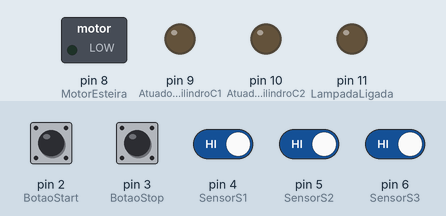
Simulated run of this sketch. Board: Arduino Uno, built with avr-gcc and run on an emulated ATmega328P. On the bench: switched loads named in the sketch (green lamp = pin HIGH), output pins drawn as LEDs (lit = HIGH). The test bench sets the inputs (shaded band); at power-on: pin 2 (BotaoStart), pin 3 (BotaoStop), pin 4 (SensorS1), pin 5 (SensorS2), pin 6 (SensorS3) HIGH.

Above: at 1.2 s.
1.3 s: pin 2 (BotaoStart) pulled LOW for 0.15 s
At 1.6 s:
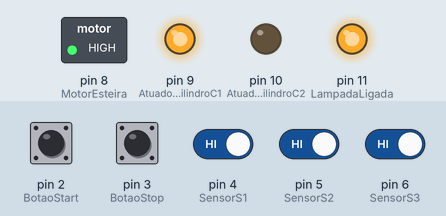
2.9 s: pin 4 (SensorS1) driven LOW
At 4.1 s:
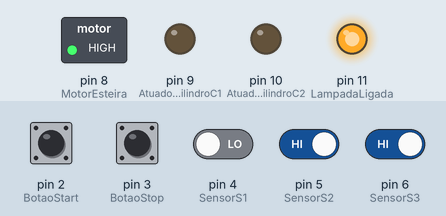
4.4 s: pin 3 (BotaoStop) pulled LOW for 0.15 s
At 5.2 s:
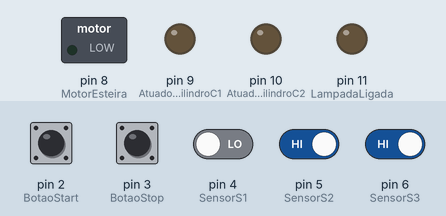
6.0 s: pin 2 (BotaoStart) pulled LOW for 1 s
At 7.1 s:
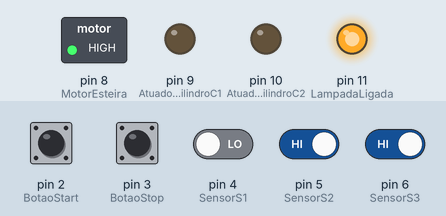
8.5 s: pin 5 (SensorS2) driven LOW
At 9.6 s:
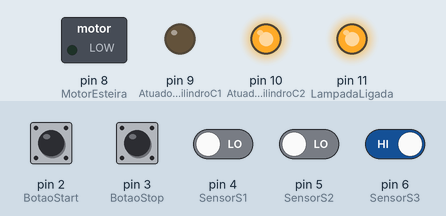
Timing chart, 0 to 11.0 s (numbered marks = the images above; inputs shaded):
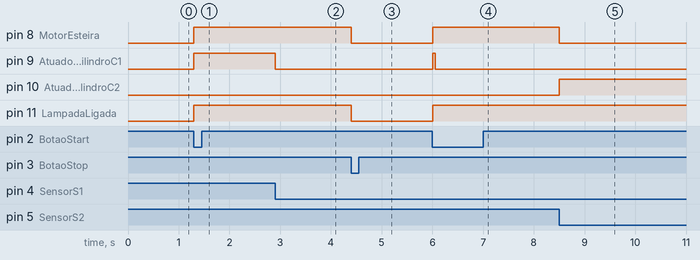

The sketch:

EX9.ino
```cpp
/* ************************************************************************

Colégio SATC
Curso Técnico em Mecatrônica
Disciplina: Sistemas Embarcados
Turma: 3191
Professor: Marcos Antonio Jeremias Coelho

Programa: Exercício 9, Abastecedora de Peças (MEF)

Autor: Augusto Bredlau Pinz
Data: 14/06/2026
Versão: 1.0

************************************************************************ */

const int EstadoAguardandoStart = 0;
const int EstadoAlimentandoCaixa = 1;
const int EstadoMovendoAteS2 = 2;
const int EstadoEnchendoCaixa = 3;
const int EstadoRetornandoAlimentador = 4;
const int EstadoAguardandoRetirada = 5;
const int BotaoStart = 2;
const int BotaoStop = 3;
const int SensorS1 = 4;
const int SensorS2 = 5;
const int SensorS3 = 6;
const int SensorS4 = 7;
const int MotorEsteira = 8;
const int AtuadorCilindroC1 = 9;
const int AtuadorCilindroC2 = 10;
const int LampadaLigada = 11;
int EstadoAtual = EstadoAguardandoStart;
unsigned long TempoEnchimento = 0;

void setup() {
  pinMode(BotaoStart, INPUT_PULLUP);
  pinMode(BotaoStop, INPUT_PULLUP);
  pinMode(SensorS1, INPUT_PULLUP);
  pinMode(SensorS2, INPUT_PULLUP);
  pinMode(SensorS3, INPUT_PULLUP);
  pinMode(SensorS4, INPUT_PULLUP);
  pinMode(MotorEsteira, OUTPUT);
  pinMode(AtuadorCilindroC1, OUTPUT);
  pinMode(AtuadorCilindroC2, OUTPUT);
  pinMode(LampadaLigada, OUTPUT);
  desligarAtuadores();
}

void loop() {
  if (digitalRead(BotaoStop) == LOW) {
    EstadoAtual = EstadoAguardandoStart;
  }

  switch (EstadoAtual) {

    case EstadoAguardandoStart:
      desligarAtuadores();
      if (digitalRead(BotaoStart) == LOW) {
        digitalWrite(LampadaLigada, HIGH);
        digitalWrite(MotorEsteira, HIGH);
        digitalWrite(AtuadorCilindroC1, HIGH);
        EstadoAtual = EstadoAlimentandoCaixa;
      }
      break;

    case EstadoAlimentandoCaixa:
      if (digitalRead(SensorS1) == LOW) {
        digitalWrite(AtuadorCilindroC1, LOW);
        EstadoAtual = EstadoMovendoAteS2;
      }
      break;

    case EstadoMovendoAteS2:
      if (digitalRead(SensorS2) == LOW) {
        digitalWrite(MotorEsteira, LOW);
        digitalWrite(AtuadorCilindroC2, HIGH);
        EstadoAtual = EstadoEnchendoCaixa;
      }
      break;

    case EstadoEnchendoCaixa:
      if (digitalRead(SensorS3) == LOW) {
        if (TempoEnchimento == 0) {
          TempoEnchimento = millis();
        }
        if (millis() - TempoEnchimento >= 6000) {
          digitalWrite(AtuadorCilindroC2, LOW);
          digitalWrite(MotorEsteira, HIGH);
          TempoEnchimento = 0;
          EstadoAtual = EstadoRetornandoAlimentador;
        }
      }
      break;

    case EstadoRetornandoAlimentador:
      if (digitalRead(SensorS4) == LOW) {
        digitalWrite(MotorEsteira, LOW);
        EstadoAtual = EstadoAguardandoRetirada;
      }
      break;

    case EstadoAguardandoRetirada:
      if (digitalRead(SensorS4) == HIGH) {
        EstadoAtual = EstadoAguardandoStart;
      }
      break;
  }
  delay(50);
}

void desligarAtuadores() {
  digitalWrite(MotorEsteira, LOW);
  digitalWrite(AtuadorCilindroC1, LOW);
  digitalWrite(AtuadorCilindroC2, LOW);
  digitalWrite(LampadaLigada, LOW);
}
```

Measured:
- after the input at 1.3 s, pin 8 (MotorEsteira), pin 9 (AtuadorCilindroC1), pin 11 (LampadaLigada): LOW → HIGH at once
- after the input at 2.9 s, pin 9 (AtuadorCilindroC1): HIGH → LOW at once
- after the input at 4.4 s, pin 8 (MotorEsteira), pin 11 (LampadaLigada): HIGH → LOW at once
- after the input at 6.0 s, pin 8 (MotorEsteira), pin 11 (LampadaLigada): LOW → HIGH at once; pin 9 (AtuadorCilindroC1): LOW → HIGH at once, → LOW 0.05 s later
- after the input at 8.5 s, pin 8 (MotorEsteira): HIGH → LOW at once; pin 10 (AtuadorCilindroC2): LOW → HIGH at once
